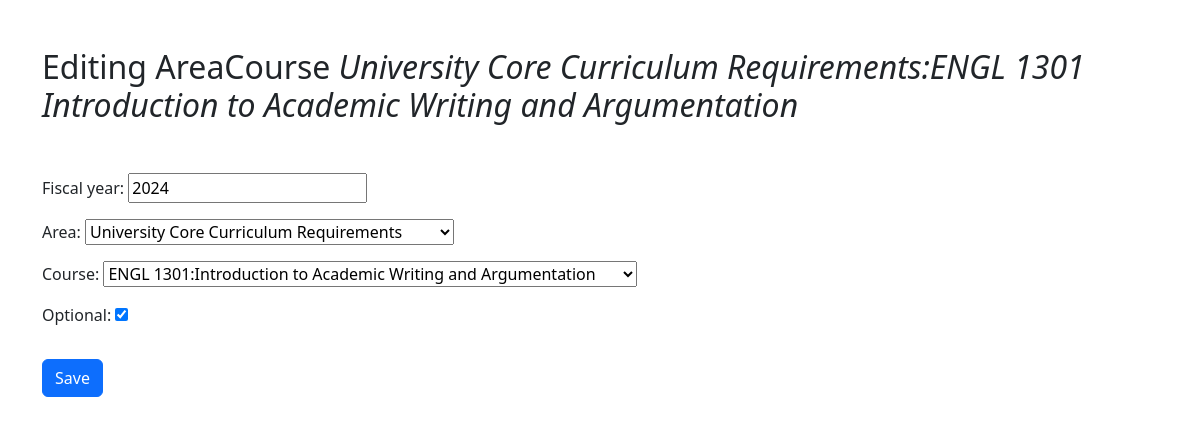
/areacourses/1/, run on the app's committed database.
### data/models.py (models this page shows)
class Area_Course(models.Model):
    fiscal_year = models.IntegerField()
    area = models.ForeignKey(Area, on_delete=models.CASCADE)
    course = models.ForeignKey(Course, on_delete=models.CASCADE)
    optional = models.BooleanField(default=False)
    def __str__(self) -> str:
        return self.area.area_name + ":" + self.course.course_number + " " + self.course.course_name

class Area(models.Model):
    area_name = models.CharField(max_length=100, help_text="The name of the Area.")
    area_description = models.CharField(
        blank=True,null=True, max_length=200, help_text="The description of the Area."
    )
    total_hours = models.IntegerField()
    degree = models.ForeignKey(Degree, on_delete=models.CASCADE)
    def __str__(self) -> str:
        return self.area_name

class Course(models.Model):
    course_number = models.CharField(max_length=100, help_text="The number of the Course.")
    course_name = models.CharField(max_length=100, help_text="The name of the Course.")
    course_description = models.CharField(
        blank=True,null=True, max_length=200, help_text="The description of the Course."
    )
    hours = models.IntegerField()
    def __str__(self) -> str:
        return self.course_number + ":" + self.course_name

### data/views.py (the view)
# urls.py: path("areacourses/<int:pk>/", views.area_course_edit, name="area_course_edit"),
def area_course_edit(request, pk=None):
    if pk is not None:
        areacourse = get_object_or_404(Area_Course, pk=pk)
    else:
        areacourse = None
    if request.method == "POST":
        form = AreaCourseForm(request.POST, instance=areacourse)
        if form.is_valid():
            updated_areacourse = form.save()
            if areacourse is None:
                messages.success(
                    request, 'Area Course "{}" was created.'.format(updated_areacourse)
                )
            else:
                messages.success(
                    request, 'Area Course "{}" was updated.'.format(updated_areacourse)
                )
            return redirect("area_course_list")
    else:
        form = AreaCourseForm(instance=areacourse)
    return render(
        request,
        "instance-form.html",
        {
            "method": request.method,
            "form": form,
            "model_type": "AreaCourse",
            "instance": areacourse,
        },
    )

### data/forms.py
class AreaCourseForm(forms.ModelForm):
    class Meta:
        model = Area_Course
        fields = "__all__"

### data/templates/instance-form.html (shortened to what this page needs)
{% extends 'base.html' %}
{% block content %}
<h2 class="mb-5">
    {% if instance %}
    Editing {{ model_type }} <em>{{ instance }}</em>
    {% else %}
    New {{ model_type }}
    {% endif %}
</h2>
<form method="post">
    {{ form.as_p }}
    <button type="submit" class="btn btn-primary mt-3">
        {% if instance %}Save{% else %}Create{% endif %}
    </button>
</form>
{% endblock %}

### data on the page
Area_Course: area+course "University Core Curriculum Requirements:ENGL 1301 Introduction to Academic Writing and Argumentation", fiscal_year "2024", area "University Core Curriculum Requirements", course "ENGL 1301:Introduction to Academic Writing and Argumentation", optional "☑"

### other printed values
{{ model_type }} "AreaCourse"
